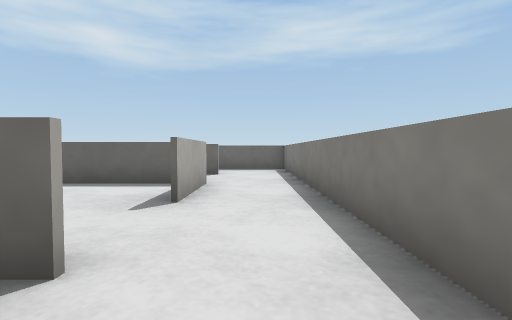
View 1 (above)

19 first-person views from a walk through a robot-simulator world made for Webots. The camera is 0.08 m above the floor, tilts 2° down and sees 85° across. The floor is counted in squares, 0.1 m on a side. Each view is taken from the middle of a square. On the plan, view 1 faces up. The plan holds only what a view shows up to about 10 squares ahead; the rest is blank. The place goes on beyond the plan. Robots are left out. Webots' stock objects and surfaces are drawn as simple stand-ins.

View 2
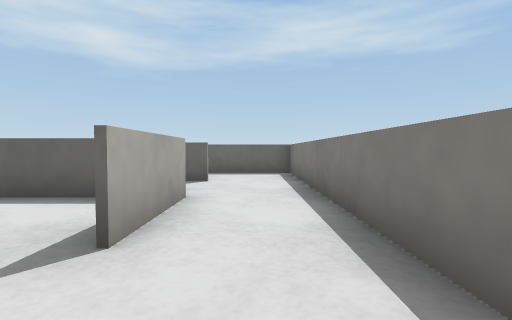

View 3
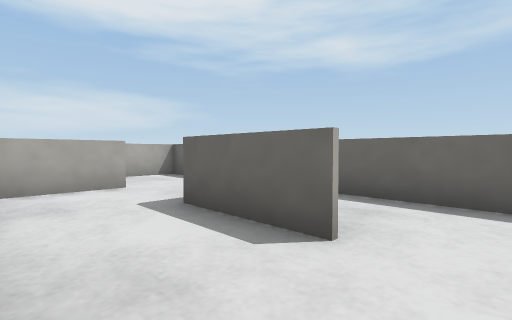

View 4
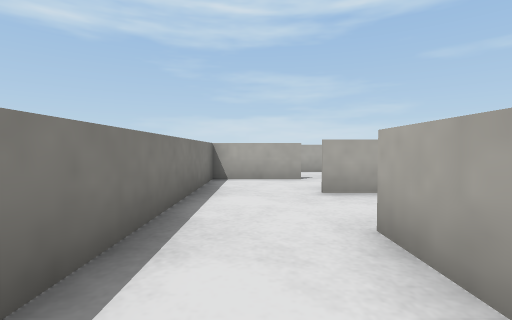

View 5
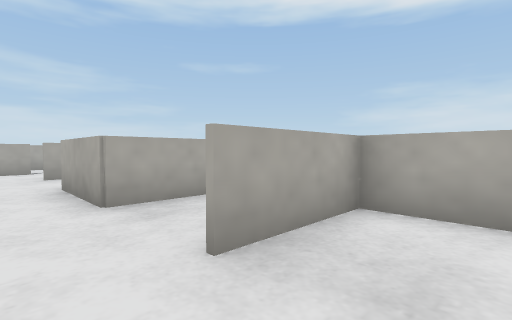

View 6
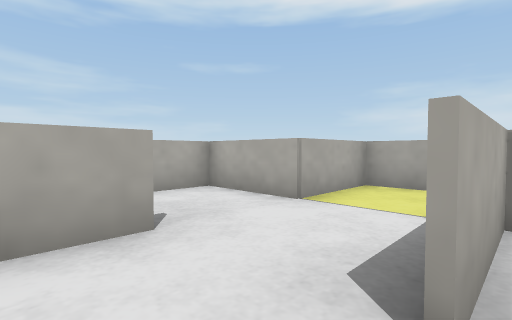

View 7
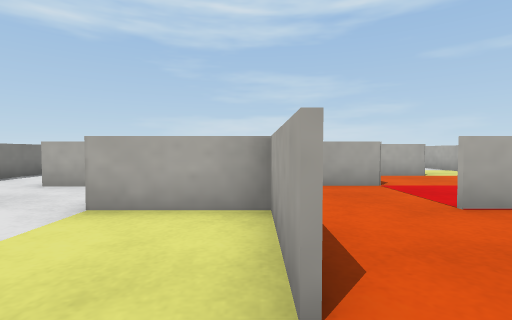

View 8
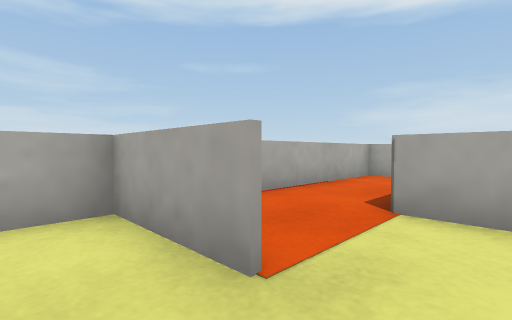

View 9
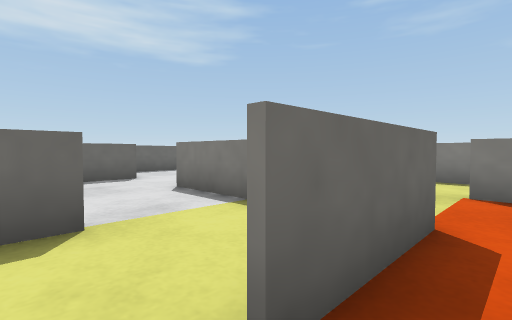

View 10
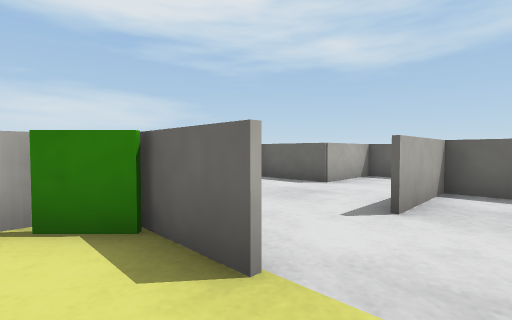

View 11
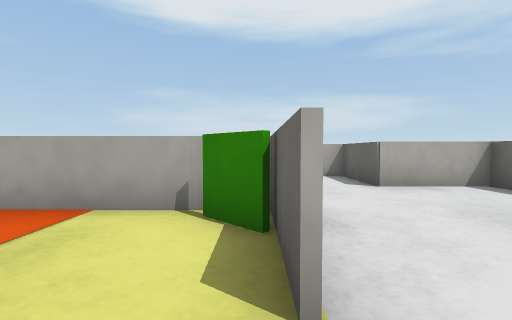

View 12
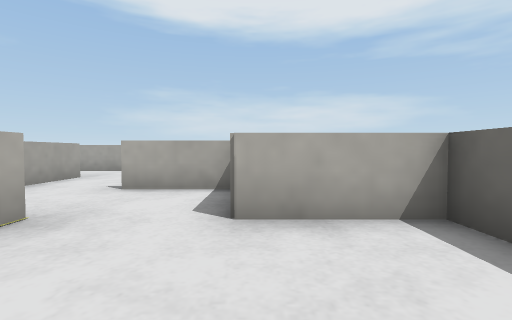

View 13
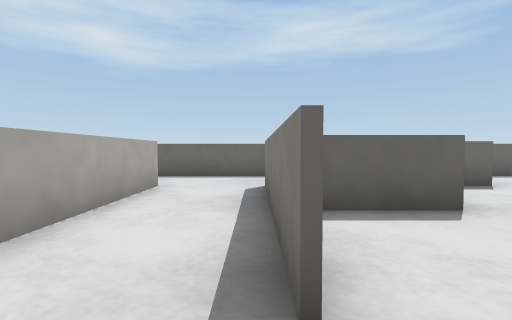

View 14
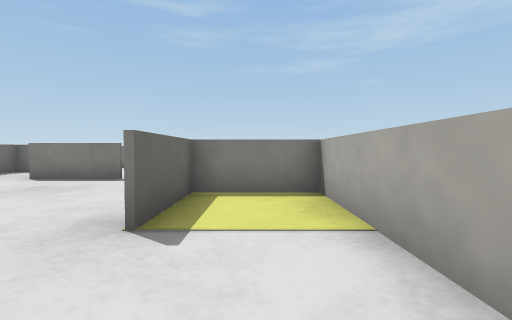

View 15
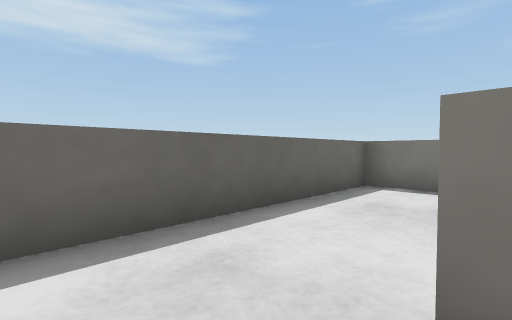

View 16
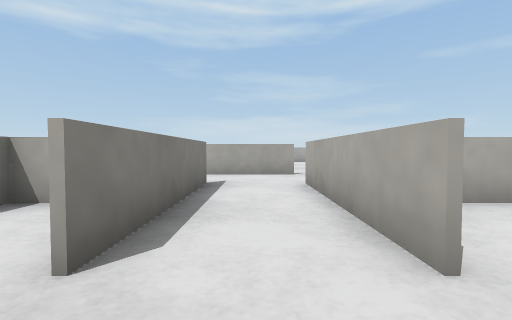

View 17
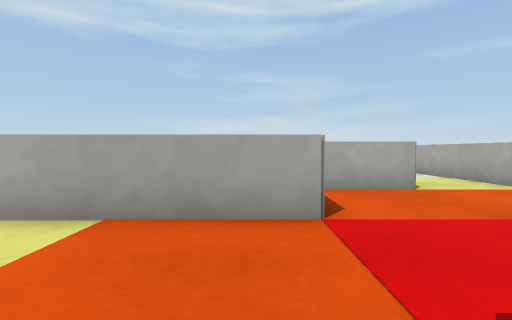

View 18
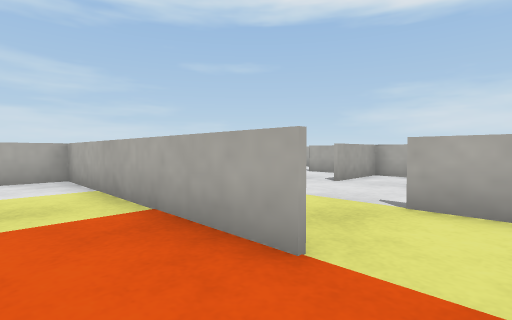

View 19
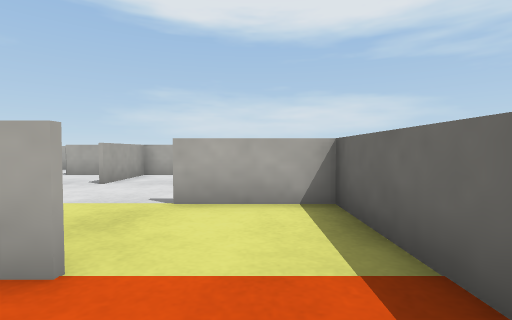

### Floor plan
Key: @ floor where view 1 was taken; # wall or solid block; x gap in a wall; . floor; = window, fence, low wall or low ledge.
Columns run from 21 left of view 1 to 1 right of it. Each row starts with its distance up from view 1.
 12 ##############   ######
 11 .......=....=... =....=
 10 .......=....=....=....=
  9 =.=..===..===. =.====.=
  8 =.=..=....=... =......=
  7 =.====....=.=  ======.=
  6 =.=.........=    ...=.=
  5 =.=.........=    ...=.=
  4 =.=..======.      ..=.=
  3 .......==...=....=....=
  2 x=======..===..=.====.=
  1        =.......=......=
  0        =.......=.....@=
 -1      ========..===..===
 -2      =.... ......=...
 -3     .=.=.. .=========.
 -4  ......=....=        .
 -5 =..... =....         .=
 -6 ===..  =..===         =
 -7 =..    =..
 -8 =.     =..
 -9        =..
-10        =..
-11        ===

Where each view was taken, in squares from view 1:
view 1: 0 up, 0 right, facing up
view 2: 2 up, 0 right, facing up
view 3: 7 up, 0 right, facing up-left
view 4: 7 up, 0 right, facing down
view 5: 11 up, 0 right, facing down-left
view 6: 2 up, 0 right, facing down-left
view 7: 3 up, 6 left, facing down
view 8: 3 up, 5 left, facing down-left
view 9: 1 up, 12 left, facing up-right
view 10: 3 up, 10 left, facing up-left
view 11: 4 up, 10 left, facing left
view 12: 7 up, 13 left, facing left
view 13: 3 up, 19 left, facing up
view 14: 3 up, 19 left, facing right
view 15: 9 up, 20 left, facing up-right
view 16: 11 up, 20 left, facing down
view 17: 0 up, 8 left, facing down
view 18: 2 down, 12 left, facing down-left
view 19: 2 down, 12 left, facing left
